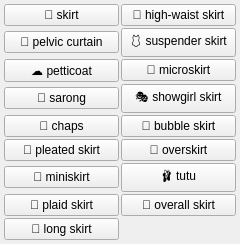
<?xml version="1.0" encoding="UTF-8"?>
<ui version="4.0">
 <class>clothes_skirt_menu</class>
 <widget class="QWidget" name="clothes_skirt_menu">
  <property name="geometry">
   <rect><x>0</x><y>0</y><width>240</width><height>60</height></rect>
  </property>
  <layout class="QGridLayout" name="grid">
   <property name="leftMargin"><number>4</number></property>
   <property name="topMargin"><number>4</number></property>
   <property name="rightMargin"><number>4</number></property>
   <property name="bottomMargin"><number>4</number></property>
   <property name="horizontalSpacing"><number>2</number></property>
   <property name="verticalSpacing"><number>2</number></property>
   <item row="0" column="0">
    <widget class="QPushButton" name="chk_skirt">
     <property name="checkable"><bool>true</bool></property>
     <property name="text"><string>👗 skirt</string></property>
     <property name="tags" stdset="0"><string>skirt</string></property>
     <property name="group" stdset="0"><string>skirt</string></property>
    </widget>
   </item>
   <item row="1" column="0">
    <widget class="QPushButton" name="chk_pelvic_curtain">
     <property name="checkable"><bool>true</bool></property>
     <property name="text"><string>🧵 pelvic curtain</string></property>
     <property name="tags" stdset="0"><string>pelvic curtain</string></property>
     <property name="group" stdset="0"><string>skirt</string></property>
    </widget>
   </item>
   <item row="2" column="0">
    <widget class="QPushButton" name="chk_petticoat">
     <property name="checkable"><bool>true</bool></property>
     <property name="text"><string>☁️ petticoat</string></property>
     <property name="tags" stdset="0"><string>petticoat</string></property>
     <property name="group" stdset="0"><string>skirt</string></property>
    </widget>
   </item>
   <item row="3" column="0">
    <widget class="QPushButton" name="chk_sarong">
     <property name="checkable"><bool>true</bool></property>
     <property name="text"><string>🌴 sarong</string></property>
     <property name="tags" stdset="0"><string>sarong</string></property>
     <property name="group" stdset="0"><string>skirt</string></property>
    </widget>
   </item>
   <item row="4" column="0">
    <widget class="QPushButton" name="chk_chaps">
     <property name="checkable"><bool>true</bool></property>
     <property name="text"><string>🐎 chaps</string></property>
     <property name="tags" stdset="0"><string>chaps</string></property>
     <property name="group" stdset="0"><string>skirt</string></property>
    </widget>
   </item>
   <item row="5" column="0">
    <widget class="QPushButton" name="chk_pleated_skirt">
     <property name="checkable"><bool>true</bool></property>
     <property name="text"><string>👗 pleated skirt</string></property>
     <property name="tags" stdset="0"><string>pleated skirt</string></property>
     <property name="group" stdset="0"><string>skirt</string></property>
    </widget>
   </item>
   <item row="6" column="0">
    <widget class="QPushButton" name="chk_miniskirt">
     <property name="checkable"><bool>true</bool></property>
     <property name="text"><string>👗 miniskirt</string></property>
     <property name="tags" stdset="0"><string>miniskirt</string></property>
     <property name="group" stdset="0"><string>skirt</string></property>
    </widget>
   </item>
   <item row="7" column="0">
    <widget class="QPushButton" name="chk_plaid_skirt">
     <property name="checkable"><bool>true</bool></property>
     <property name="text"><string>🏴 plaid skirt</string></property>
     <property name="tags" stdset="0"><string>plaid skirt</string></property>
     <property name="group" stdset="0"><string>skirt</string></property>
    </widget>
   </item>
   <item row="8" column="0">
    <widget class="QPushButton" name="chk_long_skirt">
     <property name="checkable"><bool>true</bool></property>
     <property name="text"><string>👗 long skirt</string></property>
     <property name="tags" stdset="0"><string>long skirt</string></property>
     <property name="group" stdset="0"><string>skirt</string></property>
    </widget>
   </item>
   <item row="0" column="1">
    <widget class="QPushButton" name="chk_high_waist_skirt">
     <property name="checkable"><bool>true</bool></property>
     <property name="text"><string>👗 high-waist skirt</string></property>
     <property name="tags" stdset="0"><string>high-waist skirt</string></property>
     <property name="group" stdset="0"><string>skirt</string></property>
    </widget>
   </item>
   <item row="1" column="1">
    <widget class="QPushButton" name="chk_suspender_skirt">
     <property name="checkable"><bool>true</bool></property>
     <property name="text"><string>🩱 suspender skirt</string></property>
     <property name="tags" stdset="0"><string>suspender skirt</string></property>
     <property name="group" stdset="0"><string>skirt</string></property>
    </widget>
   </item>
   <item row="2" column="1">
    <widget class="QPushButton" name="chk_microskirt">
     <property name="checkable"><bool>true</bool></property>
     <property name="text"><string>👗 microskirt</string></property>
     <property name="tags" stdset="0"><string>microskirt</string></property>
     <property name="group" stdset="0"><string>skirt</string></property>
    </widget>
   </item>
   <item row="3" column="1">
    <widget class="QPushButton" name="chk_showgirl_skirt">
     <property name="checkable"><bool>true</bool></property>
     <property name="text"><string>🎭 showgirl skirt</string></property>
     <property name="tags" stdset="0"><string>showgirl skirt</string></property>
     <property name="group" stdset="0"><string>skirt</string></property>
    </widget>
   </item>
   <item row="4" column="1">
    <widget class="QPushButton" name="chk_bubble_skirt">
     <property name="checkable"><bool>true</bool></property>
     <property name="text"><string>🫧 bubble skirt</string></property>
     <property name="tags" stdset="0"><string>bubble skirt</string></property>
     <property name="group" stdset="0"><string>skirt</string></property>
    </widget>
   </item>
   <item row="5" column="1">
    <widget class="QPushButton" name="chk_overskirt">
     <property name="checkable"><bool>true</bool></property>
     <property name="text"><string>👗 overskirt</string></property>
     <property name="tags" stdset="0"><string>overskirt</string></property>
     <property name="group" stdset="0"><string>skirt</string></property>
    </widget>
   </item>
   <item row="6" column="1">
    <widget class="QPushButton" name="chk_tutu">
     <property name="checkable"><bool>true</bool></property>
     <property name="text"><string>🩰 tutu</string></property>
     <property name="tags" stdset="0"><string>tutu</string></property>
     <property name="group" stdset="0"><string>skirt</string></property>
    </widget>
   </item>
   <item row="7" column="1">
    <widget class="QPushButton" name="chk_overall_skirt">
     <property name="checkable"><bool>true</bool></property>
     <property name="text"><string>👖 overall skirt</string></property>
     <property name="tags" stdset="0"><string>overall skirt</string></property>
     <property name="group" stdset="0"><string>skirt</string></property>
    </widget>
   </item>
  </layout>
 </widget>
 <resources/>
 <connections/>
</ui>
